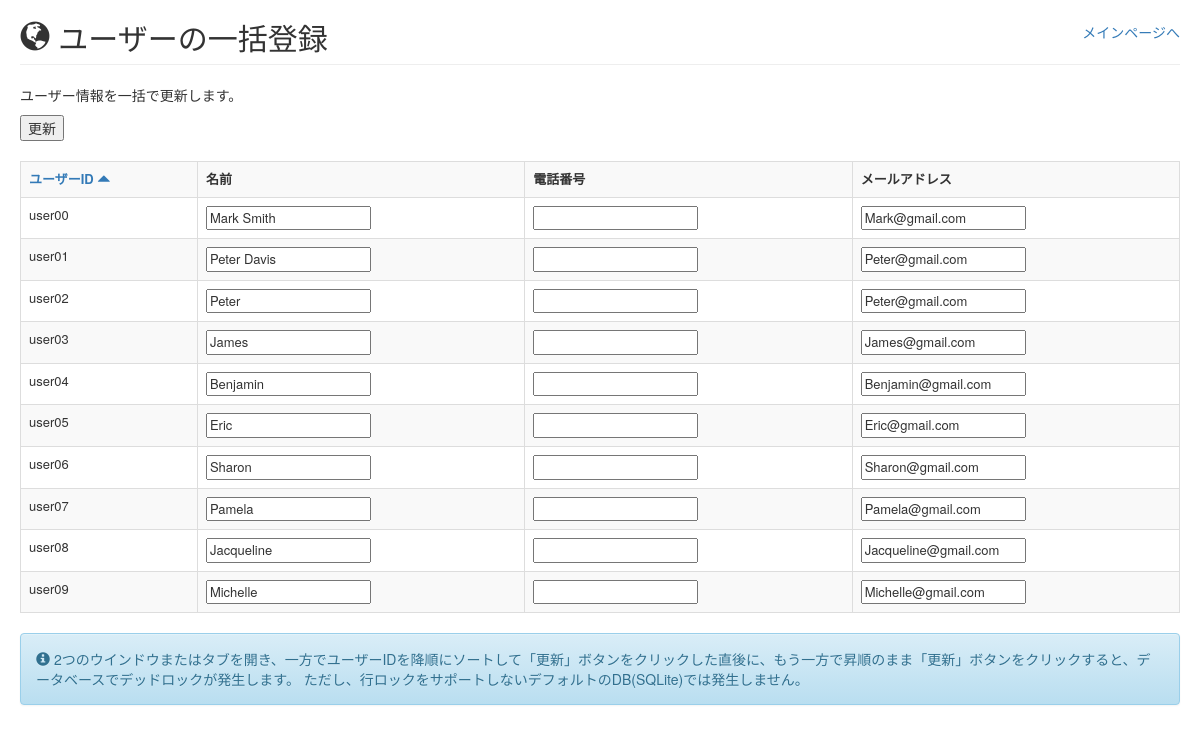
Before: /deadlock2/ with the older database file.
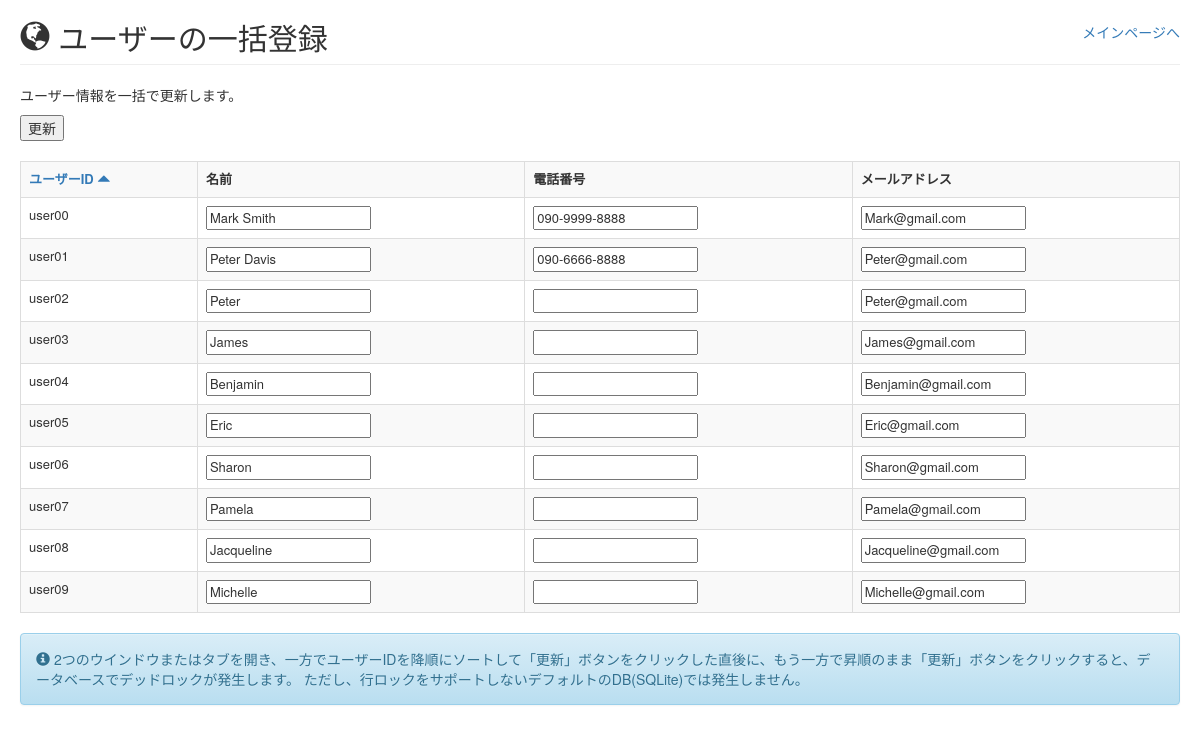
After: the same page with the newer database file.
### easybuggy/models.py (models this page shows)
class User(models.Model):
    id = models.CharField(max_length=10, primary_key=True)
    name = models.CharField(max_length=30)
    password = models.CharField(max_length=30)
    secret = models.CharField(max_length=100)
    ispublic = models.CharField(max_length=5)
    phone = models.CharField(max_length=20, blank=True, null=True)
    mail = models.EmailField(max_length=100, blank=True, null=True)

### easybuggy/views.py (the view, shortened to what this page needs)
# urls.py: url(r'^deadlock2/$', views.deadlock2, name='deadlock2'),
def deadlock2(request):
    d = {
        'title': _('title.deadlock2.page'),
        'note': _('msg.note.deadlock2'),
    }
    order = get_order(request)
    d['users'] = User.objects.raw("SELECT * FROM easybuggy_user WHERE ispublic = 'true' ORDER BY id " + order)
    d['order'] = order
    return render(request, 'deadlock2.html', d)

### easybuggy/views.py (called while the page is built)
def get_order(request):
    order = request.GET.get("order")
    if order == 'asc':
        order = 'desc'
    else:
        order = 'asc'
    return order

### templates/deadlock2.html (shortened to what this page needs)
{% extends "base.html" %}
{% load i18n %}
{% block body %}
{% include "header.html" %}
<p>{% trans 'msg.update.users' %}</p>
<form action="" method="post">
    <input type="submit" value="{% trans 'label.update' %}"/><br/><br/>
    <table class="table table-striped table-bordered table-hover" style="font-size: small;">
        <tr>
            <th><a href='/deadlock2?order={{order}}'>
            {% trans 'label.user.id' %}
            {% if order is not "desc" %}
            <span class="glyphicon glyphicon-triangle-top"></span>
            {% else %}
            <span class="glyphicon glyphicon-triangle-bottom"></span>
            {% endif %}
            </a></th>
            <th>{% trans 'label.name' %}</th>
            <th>{% trans 'label.phone' %}</th>
            <th>{% trans 'label.mail' %}</th>
        </tr>
        {% for user in users %}
        <tr>
            <td><input type="hidden" name="uid_{{ forloop.counter }}" value="{{ user.id }}"/>{{ user.id }}</td>
            <td><input type="text" name="{{ user.id }}_name" value="{{ user.name }}"/></td>
            <td><input type="text" name="{{ user.id }}_phone" value="{{ user.phone|default_if_none:'' }}"/></td>
            <td><input type="text" name="{{ user.id }}_mail" value="{{ user.mail|default_if_none:'' }}"/></td>
        </tr>
        {% endfor %}
    </table>
    {% include "messages.html" %}
</form>
{% endblock %}

Changed rows visible on the page:
changed User "user00": phone (not shown) → "090-9999-8888"
changed User "user01": phone (not shown) → "090-6666-8888"
